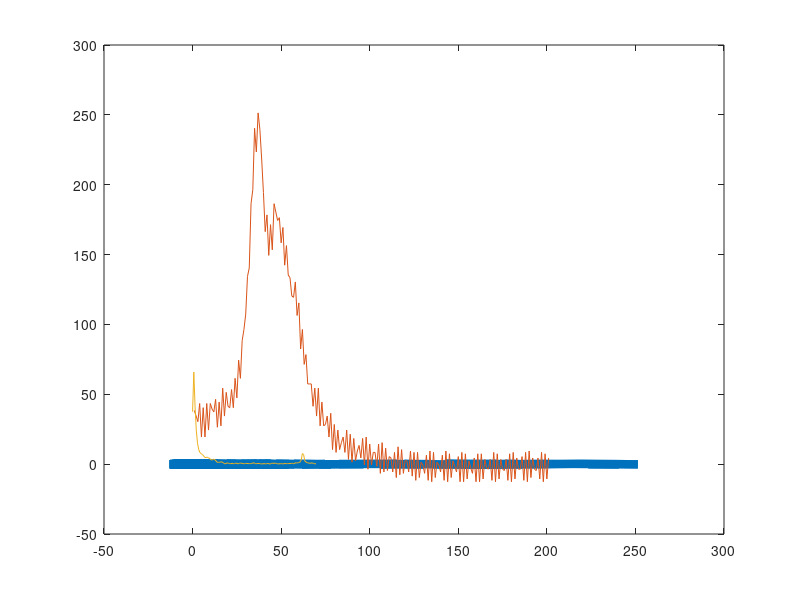

This figure's MATLAB source:
clear all
load('Data/cs10264.mat')
q=squeeze(cutCube.A2(2,5,:));
mag=abs(fft(q));
phase=angle(fft(q));
plot(mag)
%n=2;
%mag(2:(2+n))=0;
%mag((281-n):281)=0;
mag(126)=0;
mag(157)=0;
realSig=ifft(mag.*exp(phase*j));

plot(realSig,'linewidth',6)
hold all
plot(q)


%{
z=1;
    for i=1:8
        for j=1:8
        subplot(8,8,z);
        q=squeeze(cutCube.A2(i,j,:));
        mag=abs(fft(q));
        %if(any(squeeze(data(i,j,:))>25))
           %plot(squeeze(data(i,j,:)));
        plot(mag)
        %else
         %   plot(squeeze(data(1,2,:)));
        %end
        title([int2str(z) 'ith Plot']);
        z=z+1;
        end
    end
%}
%FFT Freq
Fs=140;
T=1/Fs;
L=length(q);
t=(0:L-1)*T;
f=Fs*(0:(L/2))/L;
P2=abs(fft(q)/L);
P1=P2(1:L/2+1);
P1(2:end-1)=2*P1(2:end-1);
plot(f,P1);


